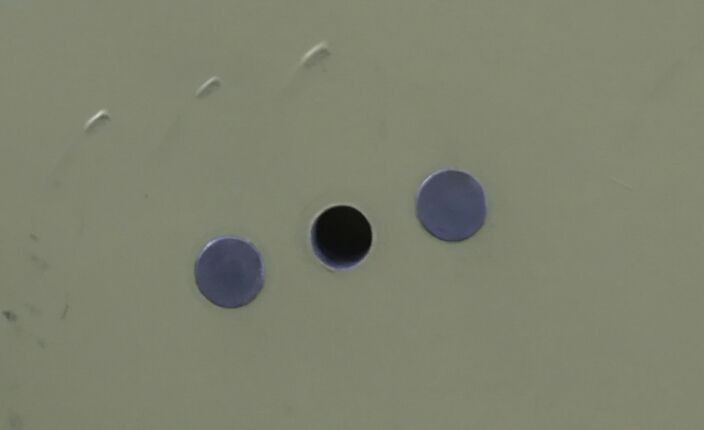
%> input picture Getting Started/Basic Image import processing and export/test.jpg, 704 x 430 px
$ octave Basic.m   (GNU Octave 9; MATLAB toolbox functions it lacks are replaced by stand-ins)
%> lines starting %> are read from the running program, lines starting %| are printed output that depends on the picture
close all; clear; clc
%read an image;

I=imread('test.jpg');
%> I is the input picture: size 430x704x3 uint8; mean R, G, B 126.5, 129.6, 110.3
imshow(I)

% check how the image appears in workspace
whos I

% improve imgae contrast

I=rgb2gray(I);
%> I: size 430x704 uint8
imshow(I)


figure
imhist(I); % only works for grayscale images or binary images.
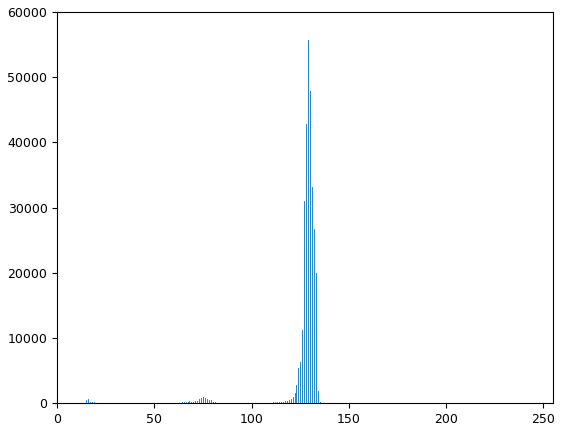
%> figure redrawn from the program's plot data; highest point at x = 129, y = 55650

%first way
I1=histeq(I);
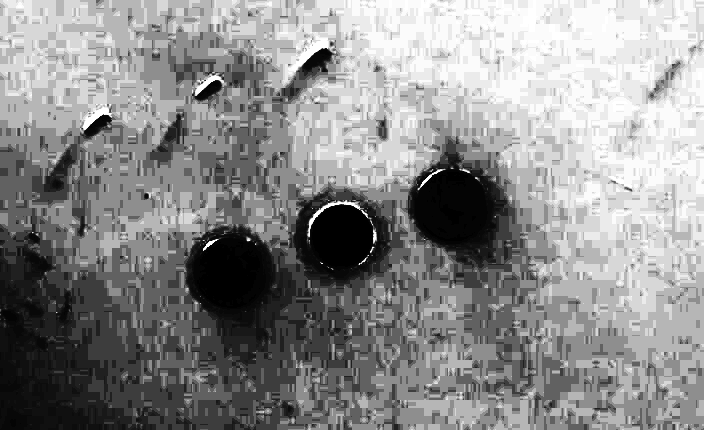
%> I1: size 430x704 uint8; min 0, max 255, mean 140.5
% [6 lines of commented-out code are left out]
I2=imadjust(I);
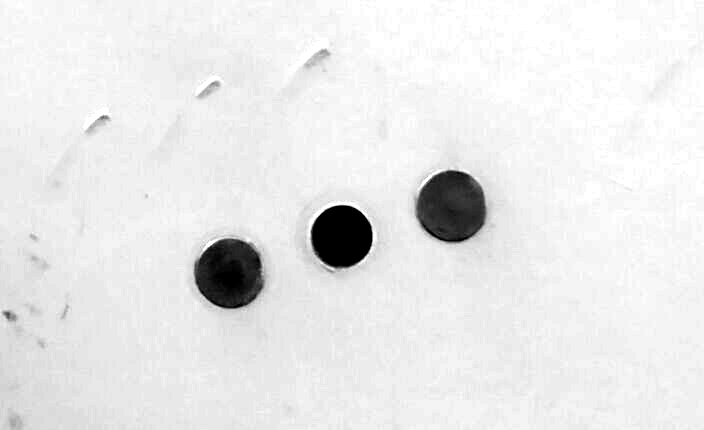
%> I2: size 430x704 uint8; min 0, max 255, mean 232.5
% [5 lines of commented-out code are left out]
I3=adapthisteq(I);
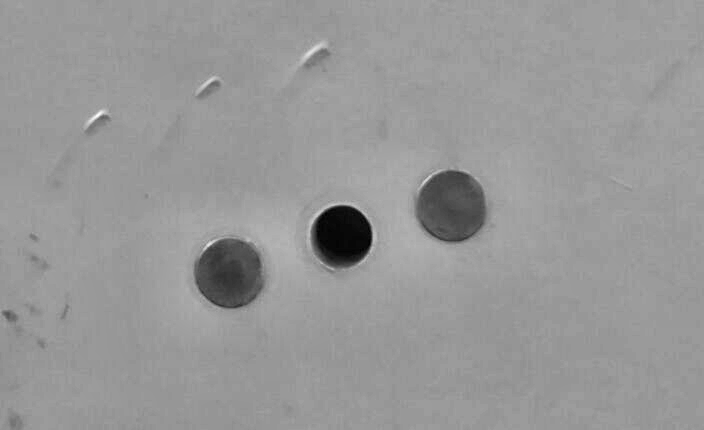
%> I3: size 430x704 uint8; min 0, max 255, mean 151.6
% [4 lines of commented-out code are left out]

subplot(3,2,1), imshow(I1)
subplot(3,2,2), imhist(I1)

subplot(3,2,3), imshow(I2)
subplot(3,2,4), imhist(I2)

subplot(3,2,5), imshow(I3)
subplot(3,2,6), imhist(I3)
%> after `imhist(I3)`:
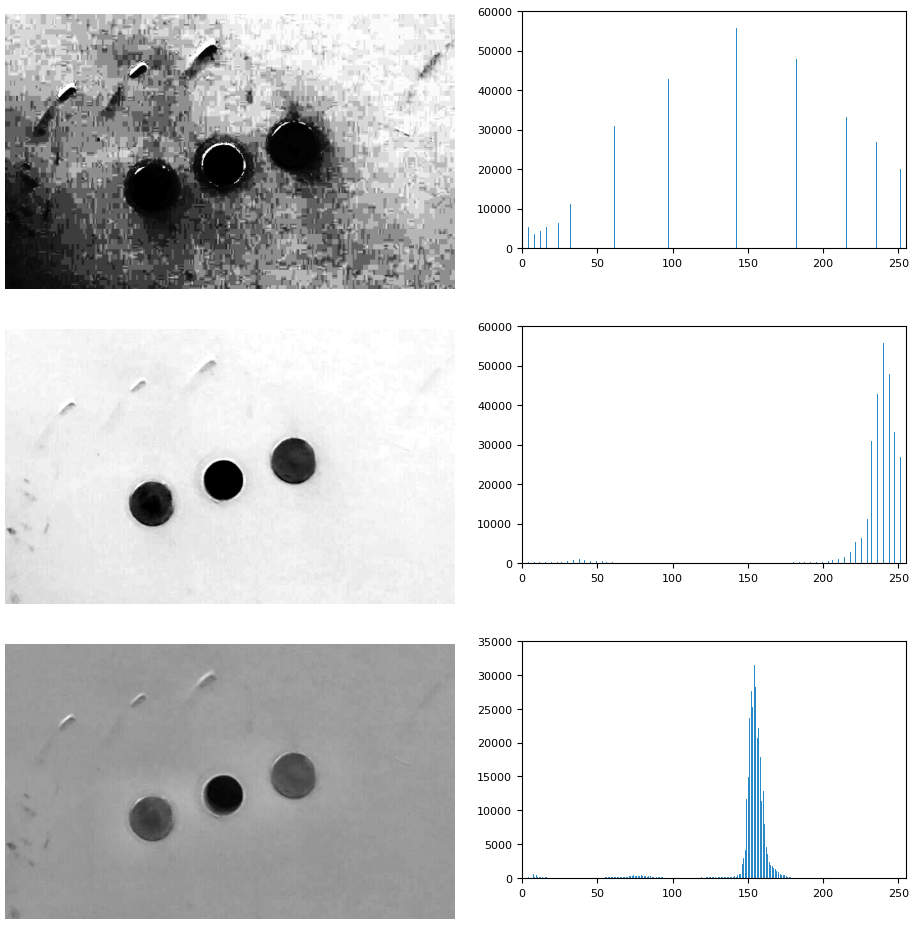
%> figure redrawn from the program's plot data, 6 panels

%write to disk

imwrite(I1,'I1.png');
imwrite(I2,'I2.png');
imwrite(I3,'I3.png');

%show the info

imfinfo('I1.png')
imfinfo('I2.png')
imfinfo('I3.png')
